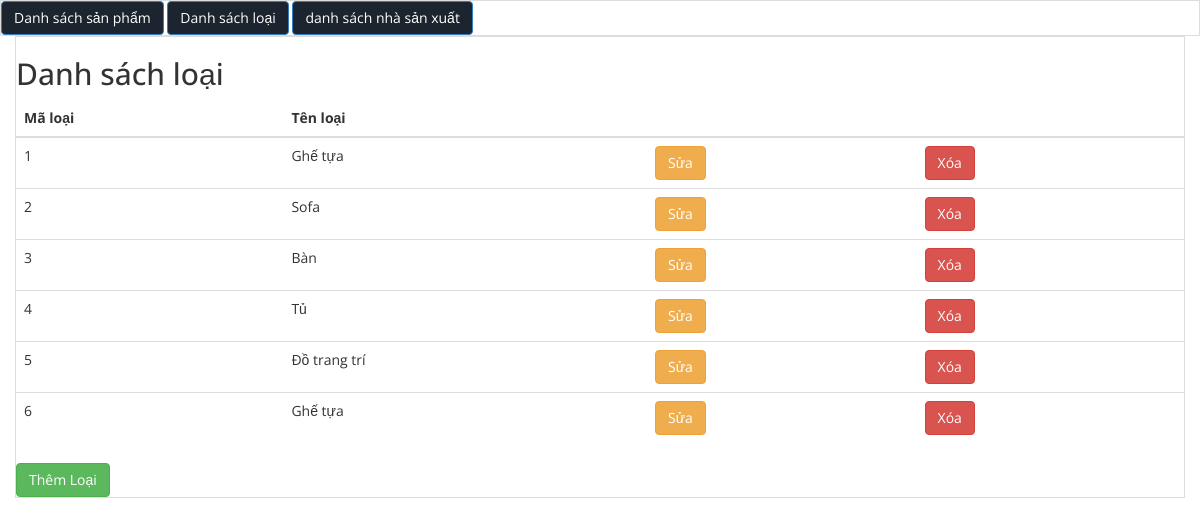
Page /qlloai.php on the committed database.
### tables this page shows
CREATE TABLE IF NOT EXISTS `loai` (
  `maloai` int(5) NOT NULL AUTO_INCREMENT,
  `tenloai` varchar(50) NOT NULL,
  PRIMARY KEY (`maloai`)
);

### loai/danhsachloai.php (the view, shortened to what this page needs)
<?php
	$sql="select * from loai";
	$query = mysqli_query($conn,$sql);
?>
<div class="table-bordered">
	<a class="btn btn-primary" href="qlsp.php">Danh sách sản phẩm</a>
	<a class="btn btn-primary" href="qlloai.php">Danh  sách loại</a>
	<a class="btn btn-primary" href="qlnhasanxuat.php">danh sách  nhà sản xuất</a>
</div>
<div class="container-fluid">
	<div class="table-bordered">
		<div class="card-header">
			<h2>Danh sách loại</h2>
		</div>
			<div class="card-body">
		<table class="table">
			<thead class="thead-dark">
				<tr>
					<th>Mã loại</th>
					<th>Tên loại</th>
					<th></th>
					<th></th>
				</tr>
			</thead>
			<tbody>
				<?php
				$i=1;
				while($row= mysqli_fetch_assoc($query)){?>
                <tr>
					<td><?php echo $i++?></td>
					<td><?php echo $row['tenloai'];?></td>
					<td>
						<a class="btn btn-warning" href="qlloai.php?page_layout=sualoai&id=<?php echo $row['maloai']; ?>">Sửa</a>
					</td>
					<td>
						<a class="btn btn-danger" onclick="return xoa('<?php echo $row['tenloai']; ?>')" href="qlloai.php?page_layout=xoaloai&id=<?php echo $row['maloai']; ?>">Xóa</a>
					</td>
				</tr>
		<?php }	?>
			</tbody>
		</table>
			<a class="btn btn-success" href="qlloai.php?page_layout=themloai">Thêm Loại</a>
		</div>
	</div>
</div>

### css/style.css (style rules this page uses)
body { background: #fff; font-family: 'Open Sans', sans-serif; }
body a { transition: 0.5s all; -webkit-transition: 0.5s all; -o-transition: 0.5s all; -ms-transition: 0.5s all; -moz-transition: 0.5s all; }

### rows in the picture
loai: tenloai "Ghế tựa"
loai: tenloai "Sofa"
loai: tenloai "Bàn"
loai: tenloai "Tủ"
loai: tenloai "Đồ trang trí"
loai: tenloai "Ghế tựa"
